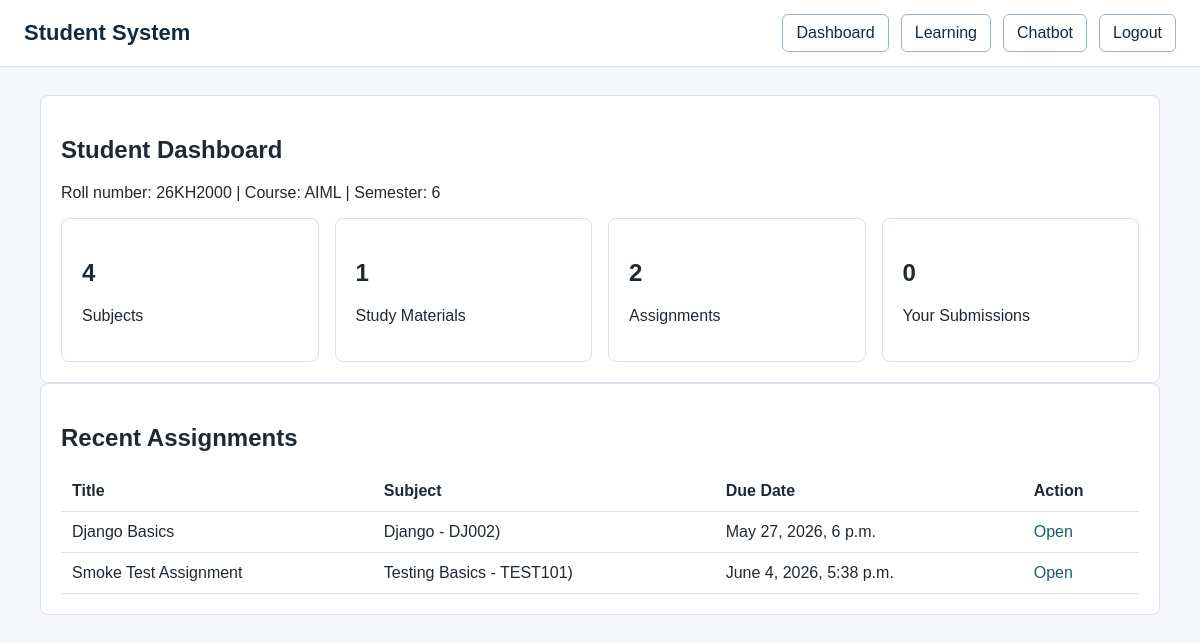
The page /accounts/dashboard/student/ (signed in) on the database its author committed.
### accounts/models.py (models this page shows, shortened)
class StudentProfile(models.Model):
    user = models.OneToOneField(
        User, on_delete=models.CASCADE, related_name='student_profile')
    roll_number = models.CharField(max_length=20, unique=True)
    course = models.CharField(max_length=100)
    semester = models.CharField(max_length=20)
    skills = models.TextField(blank=True, null=True)
    bio = models.TextField(blank=True, null=True)

### learning/models.py (models this page shows, shortened)
class Assignment(models.Model):
    subject = models.ForeignKey(Subject, on_delete=models.CASCADE, related_name="assignments")
    title = models.CharField(max_length=200)
    description = models.TextField(blank=True, null=True)
    file= models.FileField(upload_to='assignments/', blank=True, null=True)
    due_date = models.DateTimeField()
    created_by = models.ForeignKey(
        settings.AUTH_USER_MODEL, on_delete=models.SET_NULL,
        null=True, related_name="assignments_created")
    created_at = models.DateTimeField(auto_now_add=True)
    class Meta:
        ordering = ['due_date']

class Subject(models.Model):
    name = models.CharField(max_length=100)
    code = models.CharField(max_length=20, unique=True)
    description = models.TextField(blank=True, null=True)
    created_at = models.DateTimeField(auto_now_add=True)
    created_by = models.ForeignKey(
        settings.AUTH_USER_MODEL, on_delete=models.SET_NULL,
        null=True, related_name="subjects_created")
    def __str__(self):
        return f"{self.name} - {self.code})"

### accounts/views.py (the view)
# urls.py: path("dashboard/student/", views.student_dashboard, name="student_dashboard"),
@login_required
def student_dashboard(request):
    profile = getattr(request.user, 'student_profile', None)
    submissions = AssignmentSubmission.objects.filter(student=request.user)
    context = {
        'profile': profile,
        'subject_count': Subject.objects.count(),
        'material_count': StudyMaterials.objects.count(),
        'assignment_count': Assignment.objects.count(),
        'submission_count': submissions.count(),
        'recent_assignments': Assignment.objects.order_by('-created_at')[:5],
    }
    return render(request, 'accounts/student_dashboard.html', context)

### accounts/models.py (called while the page is built)
    def is_admin_role(self):
        return self.role in [self.Roles.ADMIN, self.Roles.SUPER_ADMIN] or self.is_superuser

### templates/accounts/student_dashboard.html (shortened to what this page needs)
{% extends 'includes/base.html' %}
{% block content %}
<section class="panel">
    <h1>Student Dashboard</h1>
    {% if profile %}
        <p>Roll number: {{ profile.roll_number }} | Course: {{ profile.course }} | Semester: {{ profile.semester }}</p>
    {% endif %}
    <div class="grid">
        <div class="card"><h2>{{ subject_count }}</h2><p>Subjects</p></div>
        <div class="card"><h2>{{ material_count }}</h2><p>Study Materials</p></div>
        <div class="card"><h2>{{ assignment_count }}</h2><p>Assignments</p></div>
        <div class="card"><h2>{{ submission_count }}</h2><p>Your Submissions</p></div>
    </div>
</section>
<section class="panel">
    <h2>Recent Assignments</h2>
    <div class="table-wrap">
        <table>
            <tr><th>Title</th><th>Subject</th><th>Due Date</th><th>Action</th></tr>
            {% for assignment in recent_assignments %}
                <tr>
                    <td>{{ assignment.title }}</td>
                    <td>{{ assignment.subject }}</td>
                    <td>{{ assignment.due_date }}</td>
                    <td><a href="{% url 'learning:assignment_detail' assignment.pk %}">Open</a></td>
                </tr>
            {% empty %}
                <tr><td colspan="4">No assignments yet.</td></tr>
            {% endfor %}
        </table>
    </div>
</section>
{% endblock %}

### static/css/style.css (style rules this page uses)
* { box-sizing: border-box; }
body { margin: 0; font-family: Arial, sans-serif; color: #1f2933; background: #f5f7fb; }
a { color: #155e75; text-decoration: none; }
.panel, .card { background: #ffffff; border: 1px solid #d9e2ec; border-radius: 8px; padding: 20px; }
.grid { display: grid; grid-template-columns: repeat(auto-fit, minmax(210px, 1fr)); gap: 16px; }
.table-wrap { overflow-x: auto; }
table { width: 100%; border-collapse: collapse; background: #ffffff; }
th, td { padding: 11px; border-bottom: 1px solid #d9e2ec; text-align: left; vertical-align: top; }

### rows shown on the page
StudentProfile: roll_number "26KH2000", course "AIML", semester "6"
Assignment: title "Django Basics", subject "Django - DJ002)", due_date "May 27, 2026, 6 p.m."
Assignment: title "Smoke Test Assignment", subject "Testing Basics - TEST101)", due_date "June 4, 2026, 5:38 p.m."

### other values the page prints
{{ subject_count }} "4"
{{ material_count }} "1"
{{ assignment_count }} "2"
{{ submission_count }} "0"
